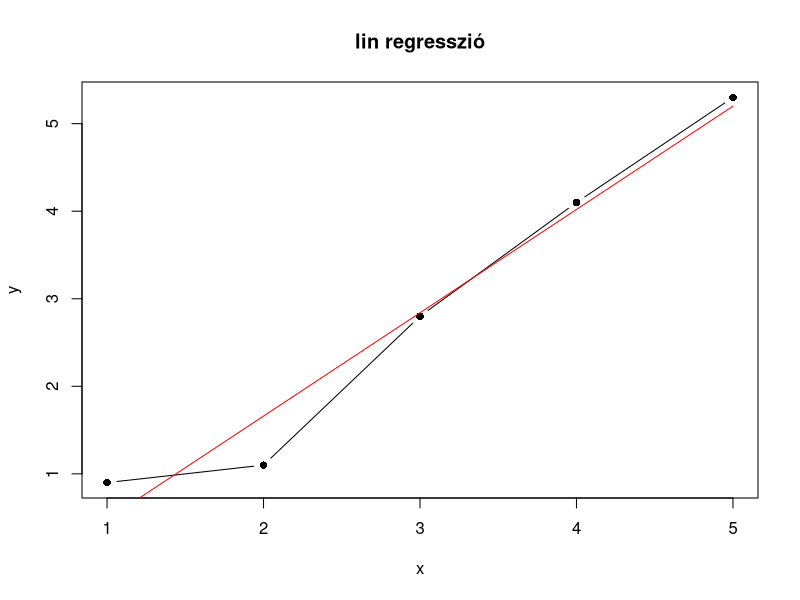

Source code (R):
#linreg mátrix

sum_arr = function(arr) {
  summed = 0
  
  for (i in 1:length(arr)) {
    summed = summed + arr[i]
  }
  
  return (summed)
}

avr = function(arr) {
  return (sum_arr(arr) / length(arr))
}

sum_2arr = function(arr1, arr2) {
  summed = 0
  
  for (i in 1:length(arr1)) {
    summed = summed + (arr1[i] * arr2[i])
  }
  
  return (summed)
}

calc_det = function(mat) {
  return ( mat[1,1] * mat[2,2] - mat[1,2] * mat[2, 1] )
}

# prog

x = c(1, 2, 3, 4, 5)
y = c(0.9, 1.1, 2.8, 4.1, 5.3)

n = length(x)
xsum = sum_arr(x)
ysum = sum_arr(y)
xsqrSum = sum_2arr(x, x)
xySum = sum_2arr(x, y)

aup = matrix( c(xsqrSum, xySum, xsum, ysum), nrow = 2, byrow = TRUE)
bup = matrix( c(xySum, xsum, ysum, n), nrow = 2, byrow = TRUE)

osztó = matrix( c(xsqrSum, xsum, xsum, n), nrow = 2, byrow = TRUE)


#a = det(aup) / det(osztó)
#b = det(bup) / det(osztó)
a = calc_det(aup) / calc_det(osztó)
b = calc_det(bup) / calc_det(osztó)

print(a)
print(b)

linreg = a + b * x
print(linreg)

plot(
  x = x,
  y = y,
  type = "b", 
  xlab = 'x',
  ylab = 'y',
  main = 'lin regresszió',
  pch = 16,
  col = "black"
)

lines(
  x = x,
  y = linreg,
  col = 'red'
)

print(a)
print(b)















